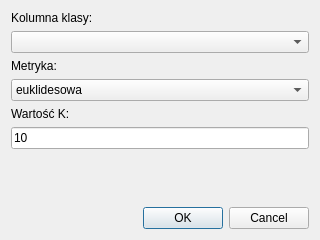
<?xml version="1.0" encoding="UTF-8"?>
<ui version="4.0">
 <class>Dialog</class>
 <widget class="QDialog" name="Dialog">
  <property name="windowModality">
   <enum>Qt::ApplicationModal</enum>
  </property>
  <property name="geometry">
   <rect>
    <x>0</x>
    <y>0</y>
    <width>320</width>
    <height>240</height>
   </rect>
  </property>
  <property name="windowTitle">
   <string>Opcje</string>
  </property>
  <layout class="QVBoxLayout" name="verticalLayout_2">
   <item>
    <layout class="QVBoxLayout" name="verticalLayout">
     <item>
      <widget class="QLabel" name="label">
       <property name="text">
        <string>Kolumna klasy:</string>
       </property>
      </widget>
     </item>
     <item>
      <widget class="QComboBox" name="classColumnNameCombobox"/>
     </item>
     <item>
      <widget class="QLabel" name="label_2">
       <property name="text">
        <string>Metryka:</string>
       </property>
      </widget>
     </item>
     <item>
      <widget class="QComboBox" name="metricsNameCombobox">
       <item>
        <property name="text">
         <string>euklidesowa</string>
        </property>
       </item>
       <item>
        <property name="text">
         <string>Manhattan</string>
        </property>
       </item>
       <item>
        <property name="text">
         <string>Czebyszewa</string>
        </property>
       </item>
       <item>
        <property name="text">
         <string>Mahalanobisa</string>
        </property>
       </item>
      </widget>
     </item>
     <item>
      <widget class="QLabel" name="label_3">
       <property name="text">
        <string>Wartość K:</string>
       </property>
      </widget>
     </item>
     <item>
      <widget class="QLineEdit" name="kValueTextbox">
       <property name="text">
        <string>10</string>
       </property>
      </widget>
     </item>
    </layout>
   </item>
   <item>
    <spacer name="verticalSpacer">
     <property name="orientation">
      <enum>Qt::Vertical</enum>
     </property>
     <property name="sizeHint" stdset="0">
      <size>
       <width>20</width>
       <height>40</height>
      </size>
     </property>
    </spacer>
   </item>
   <item>
    <widget class="QDialogButtonBox" name="buttonBox">
     <property name="orientation">
      <enum>Qt::Horizontal</enum>
     </property>
     <property name="standardButtons">
      <set>QDialogButtonBox::Cancel|QDialogButtonBox::Ok</set>
     </property>
    </widget>
   </item>
  </layout>
 </widget>
 <resources/>
 <connections>
  <connection>
   <sender>buttonBox</sender>
   <signal>accepted()</signal>
   <receiver>Dialog</receiver>
   <slot>accept()</slot>
   <hints>
    <hint type="sourcelabel">
     <x>248</x>
     <y>254</y>
    </hint>
    <hint type="destinationlabel">
     <x>157</x>
     <y>274</y>
    </hint>
   </hints>
  </connection>
  <connection>
   <sender>buttonBox</sender>
   <signal>rejected()</signal>
   <receiver>Dialog</receiver>
   <slot>reject()</slot>
   <hints>
    <hint type="sourcelabel">
     <x>316</x>
     <y>260</y>
    </hint>
    <hint type="destinationlabel">
     <x>286</x>
     <y>274</y>
    </hint>
   </hints>
  </connection>
 </connections>
</ui>
